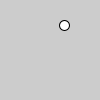
Frame 1 (no input)
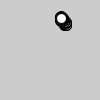
Frame 60 (the mouse pressed at the canvas centre just before this capture)
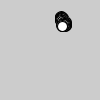
Frame 120 (the mouse held since frame 60 and released just before this capture)

The Processing sketch that drew these frames (run headless with seeded random() and noise(); from frame 60 on, the mouse is pressed at the canvas centre):

// Processing sketch: sketch_170627b
// ── sketch_170627b.pde
//buenas tardes
float x, y;//define posicion horizontal y vertical
float dx, dy;//define velocidad en x e y

void setup(){
  x  = random(width);//valor entre 0 y el ancho
  y  = random(height);//valor entre 0 y el alto
   
}
void draw(){//brownian motion
  ellipse(x,y,10,10);//dibujamos ellipse en pos x,y, de tamaño 10x10px
  dx = random(-1, 1);//valor entre -10 y 10
  dy = random(-1, 1);//valor entre -10 y 10
  x += dx;
  y += dy;  
}
